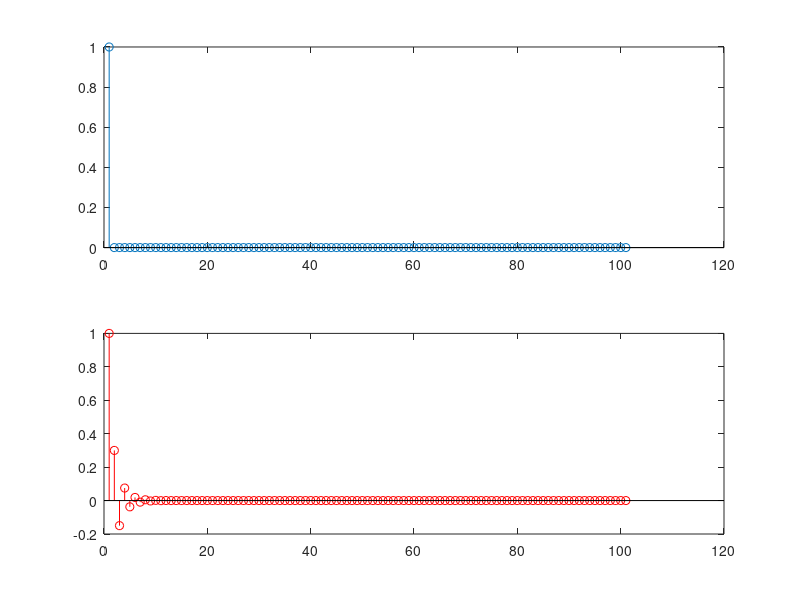

This chart was generated by the following MATLAB code:

%% 
subplot(2,1,1)
x = [1 zeros(1,100)] ; 
stem(x) ;

subplot(2,1,2) 
y = filter([1 0.8], [1 0.5], x) ;
stem(y,'r')  

